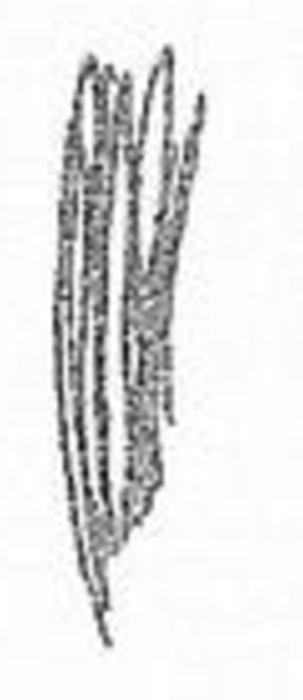
#> input picture sample/1.png, 303 x 700 px
$ python -i _vmi_geom.py   (imports and definitions only)
#> lines starting #> are read from the running program, lines starting #| are printed output that depends on the picture; after the words box and inside, x2 and y2 are one past the last pixel; in counts of white or black regions, pixels touching at a corner belong together
#> further down, picture is the input picture: shape (700, 303, 3); min 16, max 255, mean 227
"""
Toolkit geometri bersama untuk 12 checker VMI (Beery VMI Form 4–18).

Alur umum:
  gambar → biner (tahan bayangan/foto HP) → potong ke area tinta → skala kerja seragam
  → skeleton (Zhang–Suen) → graf goresan (simpul ujung/percabangan + cabang)
  → besaran geometri yang dipakai kriteria manual: arah garis, panjang kaki,
    titik potong, loop/lengkung tertutup, celah, dsb.

Semua ukuran dihitung pada "skala kerja": sisi terpanjang area tinta = WORK piksel,
sehingga ambang batas relatif terhadap ukuran gambar anak (foto bisa berapa pun resolusinya).
"""
import math
import cv2
import numpy as np

WORK = 320          # sisi terpanjang area tinta pada skala kerja (px)
PAD = 0.08          # margin di sekeliling tinta saat dipotong


# =============================================================================
# 1. Pra-pemrosesan
# =============================================================================
# [9 lines left out: function load, not called in this run]


def binarize(bgr):
    """Tinta = 1. Normalisasi pencahayaan dulu agar bayangan foto HP tidak ikut jadi tinta."""
    gray = cv2.cvtColor(bgr, cv2.COLOR_BGR2GRAY)
    h, w = gray.shape
#> h = 700; w = 303
    k = max(15, (min(h, w) // 12) | 1)
#> k = 25
    bg = cv2.morphologyEx(gray, cv2.MORPH_CLOSE, cv2.getStructuringElement(cv2.MORPH_ELLIPSE, (k, k)))
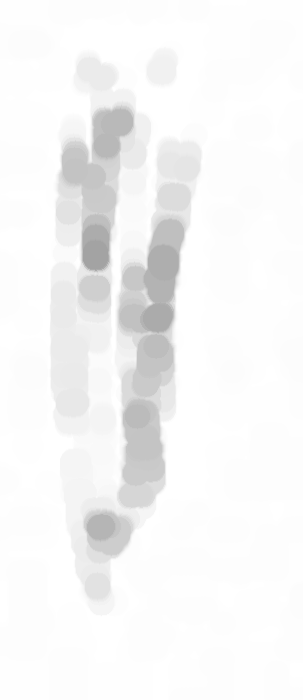
#> bg: shape (700, 303); min 163, max 255, mean 245.7
    norm = cv2.divide(gray, bg, scale=255)
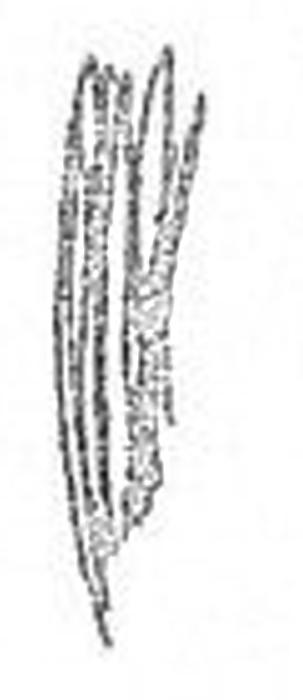
#> norm: shape (700, 303); min 16, max 255, mean 234.1
    norm = cv2.GaussianBlur(norm, (3, 3), 0)
    t, th = cv2.threshold(norm, 0, 255, cv2.THRESH_BINARY_INV + cv2.THRESH_OTSU)
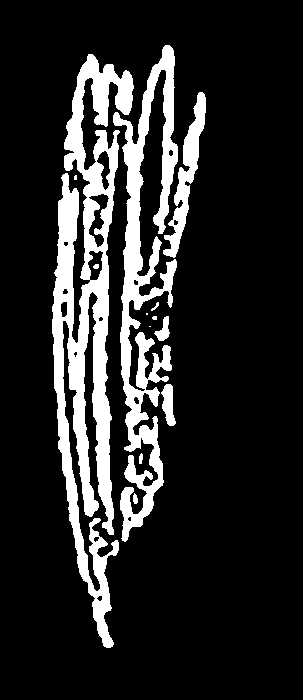
#> th: shape (700, 303); 15.5% white; 13 white regions (4 under 20 px), largest, box (x1, y1, x2, y2) and area: (52, 54, 134, 648) 18777, (113, 45, 178, 542) 11243, (163, 92, 206, 258) 2058
#> t = 197
    # Otsu kadang terlalu longgar di kertas yang sangat bersih → batasi
    if t > 235:
        _, th = cv2.threshold(norm, 200, 255, cv2.THRESH_BINARY_INV)
    th = (th > 0).astype(np.uint8)
    n, lab, st, _ = cv2.connectedComponentsWithStats(th, 8)
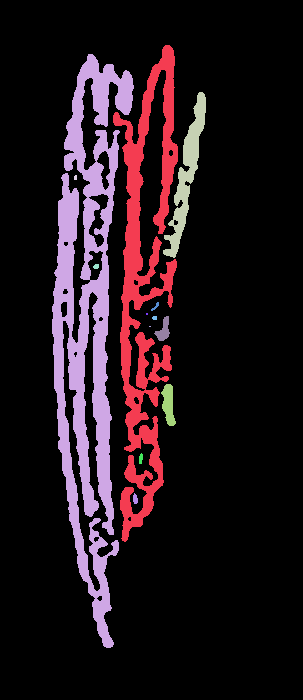
#> lab: shape (700, 303) int32; 14 distinct labels, from 0 to 13; one colour per label, 0 black
#> n = 14; st = 14 rows, first 6: [0, 0, 303, 700, 179264], [113, 45, 65, 497, 11243], [52, 54, 82, 594, 18777], [163, 92, 43, 166, 2058], [74, 175, 3, 5, 14], [93, 264, 6, 5, 25]
    keep = np.ones(n, np.uint8)
    keep[0] = 0
    # buang tepi kertas / bayangan meja: komponen yang menempel di tepi foto dan membentang panjang di situ
    for i in range(1, n):
        x, y, bw, bh = st[i, :4]
        touches = x == 0 or y == 0 or x + bw >= w or y + bh >= h
        if not touches:
            continue
        fill = st[i, cv2.CC_STAT_AREA] / float(max(1, bw * bh))
        if fill > 0.35 and st[i, cv2.CC_STAT_AREA] > 0.01 * h * w:
            keep[i] = 0          # blok gelap padat di tepi (meja, bayangan) — goresan pensil tidak padat
            continue
        if bw >= 0.6 * w or bh >= 0.6 * h:
            ys, xs = np.nonzero(lab == i)
            on_edge = np.mean((xs <= 2) | (ys <= 2) | (xs >= w - 3) | (ys >= h - 3))
            if on_edge > 0.30:
                keep[i] = 0
#> this loop made 13 passes
#> (x, y, bw, bh) on passes 1 to 12: (113, 45, 65, 497), (52, 54, 82, 594), (163, 92, 43, 166), (74, 175, 3, 5), (93, 264, 6, 5), (151, 302, 8, 9), (146, 313, 2, 2), (152, 316, 5, 4), (154, 316, 16, 25), (149, 326, 2, 1), (161, 384, 15, 42), (139, 453, 4, 11)
#> after the loop, keep = [0, 1, 1, 1, 1, 1, 1, 1, 1, 1, 1, 1, 1, 1]
    # buang bintik kecil (tekstur kertas / debu) — relatif terhadap goresan terbesar, bukan luas
    # foto, agar gambar kecil di foto besar tidak kehilangan bagiannya (mis. sayap panah terpisah)
    areas = st[:, cv2.CC_STAT_AREA] * keep
#> areas = [0, 11243, 18777, 2058, 14, 25, 27, 4, 18, 202, 2, 389, 35, 42]
    big = areas.max() if n > 1 else 0
#> big = 18777
    keep &= (areas >= max(10, int(0.012 * big))).astype(np.uint8)
#> keep = [0, 1, 1, 1, 0, 0, 0, 0, 0, 0, 0, 1, 0, 0]
    return keep[lab]
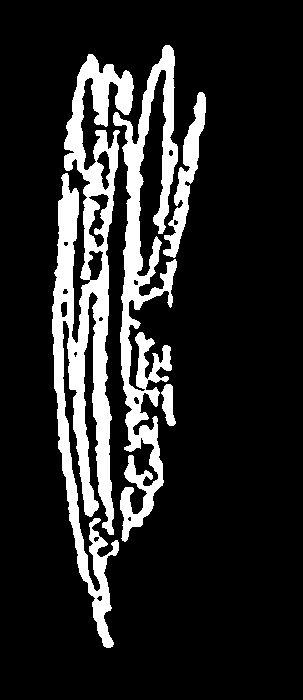
#> returned value: shape (700, 303); values 0 (black) and 1 (white), 15.3% white; 4 white regions, box (x1, y1, x2, y2) and area: (52, 54, 134, 648) 18777, (113, 45, 178, 542) 11243, (163, 92, 206, 258) 2058, (161, 384, 176, 426) 389


class Drawing:
    """Gambar anak pada skala kerja + skeleton + graf goresan."""

    # [25 lines left out: function __init__, not called in this run]

    # konversi koordinat kerja (x, y) → koordinat gambar penuh (untuk visualisasi)
    def P(self, p):
        return (int(round(p[0] / self.s + self.ox)), int(round(p[1] / self.s + self.oy)))

    # [4 lines left out: function polyline, not called in this run]

    def dot(self, img, p, color, r=7):
        cv2.circle(img, self.P(p), r, color, -1, cv2.LINE_AA)


# [54 lines left out: functions stroke_width, skeletonize, _m_connect, not called in this run]


_K8 = np.array([[1, 1, 1], [1, 0, 1], [1, 1, 1]], np.float32)
_NB = [(-1, -1), (-1, 0), (-1, 1), (0, -1), (0, 1), (1, -1), (1, 0), (1, 1)]


def _neigh_count(sk):
    return cv2.filter2D(sk.astype(np.float32), -1, _K8, borderType=cv2.BORDER_CONSTANT).astype(np.int32) * (sk > 0)


# [8 lines left out: function _crossing_number, not called in this run]


# =============================================================================
# 3. Graf goresan
# =============================================================================
class Branch:
    __slots__ = ("pts", "a", "b", "length")

    # [4 lines left out: function __init__, not called in this run]

    def other(self, node):
        return self.b if self.a == node else self.a

    def from_node(self, node):
        """titik cabang berurutan mulai dari simpul `node`"""
        return self.pts if self.a == node else self.pts[::-1]


class Graph:
    """Simpul: 'E' ujung goresan, 'J' percabangan. Cabang menghubungkan dua simpul."""

    # [84 lines left out: functions __init__, _build, _attach, not called in this run]

    # --- utilitas ---
    def degree(self, n):
        return sum((br.a == n) + (br.b == n) for br in self.branches)

    def total_length(self):
        return sum(br.length for br in self.branches)


# [77 lines left out: functions _walk, path_length, angle_deg, ang_diff, fit_angle, local_dirs and 1 more, not called in this run]


def chord(pts):
    return math.hypot(pts[-1][0] - pts[0][0], pts[-1][1] - pts[0][1])


# [17 lines left out: functions straightness, line_intersection, not called in this run]


def unit(v):
    n = math.hypot(v[0], v[1])
    return (v[0] / n, v[1] / n) if n else (0.0, 0.0)


def dist(p, q):
    return math.hypot(p[0] - q[0], p[1] - q[1])


# [28 lines left out: functions direction_from, turns, not called in this run]


# =============================================================================
# 5. Struktur "silang": simpul pusat + kaki-kaki
# =============================================================================
class Leg:
    """Kaki = jalur dari pusat silang ke ujung terjauh (menelusuri cabang yang searah)."""

    # [4 lines left out: function __init__, not called in this run]

    def dir(self, frac=0.6):
        return direction_from(self.pts, max(4.0, self.length * frac))

    def angle(self):
        return fit_angle(self.pts)


# [122 lines left out: functions merged_center, legs_from, pair_legs, line_of, loops, not called in this run]


# =============================================================================
# 7. Laporan kriteria
# =============================================================================
def criterion(cid, ok, detail=""):
    return {"id": cid, "ok": bool(ok), "detail": detail}


# [20 lines left out: functions finish, error_result, not called in this run]


# =============================================================================
# 8. Goresan ("stroke"): cabang-cabang yang disambung lurus melewati percabangan
# =============================================================================
class Stroke:
    # [5 lines left out: function __init__, not called in this run]

    def dir(self):
        return unit((self.b[0] - self.a[0], self.b[1] - self.a[1]))


# [131 lines left out: functions strokes, seg_intersection, poly_intersection, split_at, not called in this run]


def point_to_poly(p, pts):
    return min(dist(p, q) for q in pts) if pts else 1e9


# [10 lines left out: function draw_dirs, not called in this run]


# =============================================================================
# 9. Analisis bentuk silang (dipakai Form 10, 14, 17, 18)
# =============================================================================
GREEN, RED, BLUE, ORANGE, PURPLE = (40, 170, 40), (40, 40, 225), (220, 120, 30), (0, 140, 255), (190, 60, 190)


# [44 lines left out: functions _inter_all, cross_lines, not called in this run]


def legs_at(line, p):
    a, b = split_at(line.pts, p)
    return [Leg(a), Leg(b)]


# =============================================================================
# 10. Poligon (persegi / segitiga): sudut-sudut & sisi pada lengkung tertutup
# =============================================================================
# [256 lines left out: functions main_loop, polygon, side_bulge, side_straight, total_turning, clear_sides and 8 more, not called in this run]


def touching(maskA, maskB, gap):
    k = max(3, int(gap)) | 1
    return bool((cv2.dilate(maskA, np.ones((k, k), np.uint8)) & maskB).any())


def interior_angles(V):
    """Sudut dalam (derajat) di tiap titik sudut poligon cembung."""
    return [180.0 - t for t in corner_turns(V)]


# [75 lines left out: functions ransac_circles, ransac_lines, skel_points, not called in this run]

>>> import cv2
>>> picture = cv2.imread('../../sample/1.png')
>>> result = binarize(picture)

$ run again, on sample/10.png
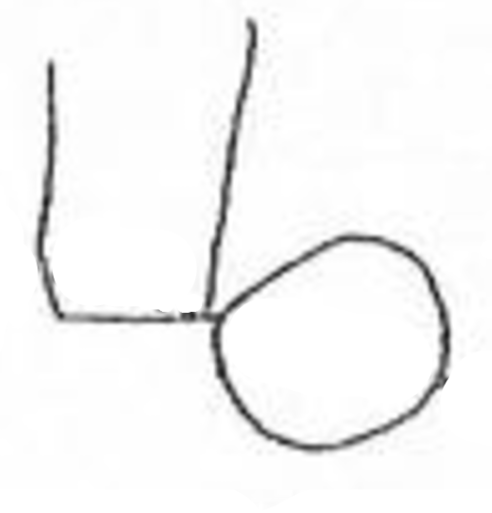
#> input picture sample/10.png, 492 x 513 px
#> picture is the input picture: shape (513, 492, 3); min 26, max 255, mean 245.6
#> in binarize, `t, th = cv2.threshold(norm, 0, 255, cv2.THRESH_BINARY_INV + cv2.THRESH..`:
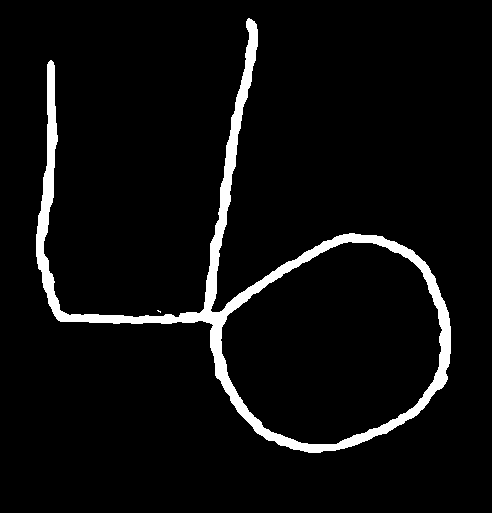
#> th: shape (513, 492); 5.2% white; 2 white regions (1 under 20 px), largest, box (x1, y1, x2, y2) and area: (36, 18, 451, 453) 13101
#> t = 187
#> in binarize, `n, lab, st, _ = cv2.connectedComponentsWithStats(th, 8)`:
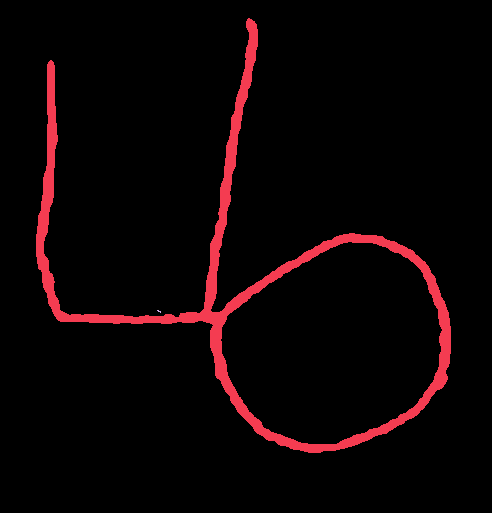
#> lab: shape (513, 492) int32; 3 distinct labels, from 0 to 2; one colour per label, 0 black
#> n = 3; st = [[0, 0, 492, 513, 239289], [36, 18, 415, 435, 13101], [157, 310, 4, 3, 6]]
#> the loop in binarize, `for i in range(1, n):` made 2 passes
#> (x, y, bw, bh, touches) on passes 1 to 2: (36, 18, 415, 435, False), (157, 310, 4, 3, False)
#> after the loop in binarize, `for i in range(1, n):`: keep = [0, 1, 1]
#> areas = [0, 13101, 6]
#> big = 13101
#> in binarize, `keep &= (areas >= max(10, int(0.012 * big))).astype(np.uint8)`: keep = [0, 1, 0]

$ run again, on sample/11.png
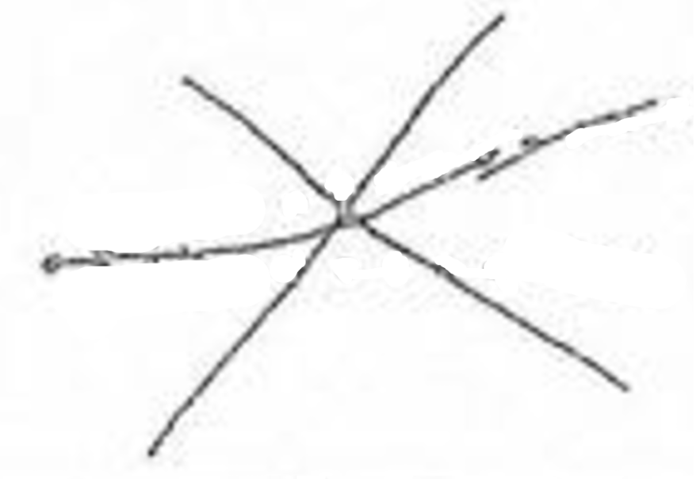
#> input picture sample/11.png, 700 x 479 px
#> picture is the input picture: shape (479, 700, 3); min 34, max 255, mean 247.1
#> in binarize, `t, th = cv2.threshold(norm, 0, 255, cv2.THRESH_BINARY_INV + cv2.THRESH..`:
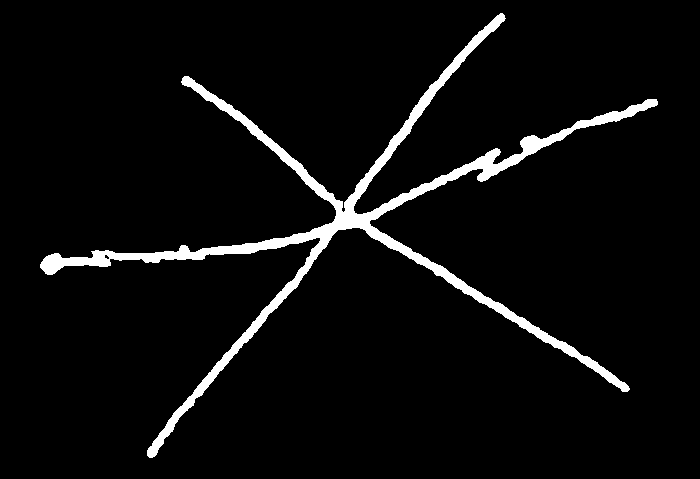
#> th: shape (479, 700); 4.7% white; 1 white region, box (x1, y1, x2, y2) and area: (40, 13, 658, 458) 15676
#> t = 196
#> n = 2; st = [[0, 0, 700, 479, 319624], [40, 13, 618, 445, 15676]]
#> the loop in binarize, `for i in range(1, n):` made 1 pass
#> (x, y, bw, bh, touches) on pass 1: (40, 13, 618, 445, False)
#> after the loop in binarize, `for i in range(1, n):`: keep = [0, 1]
#> areas = [0, 15676]
#> big = 15676

$ run again, on sample/12.png
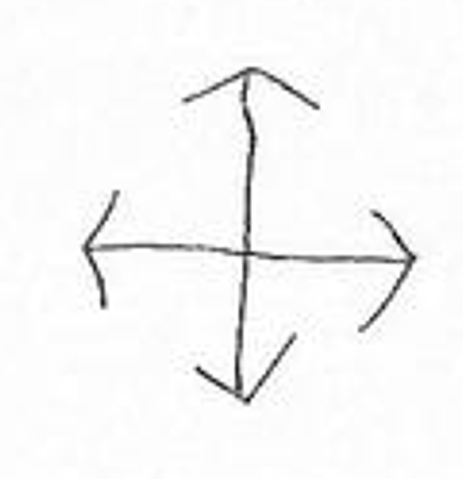
#> input picture sample/12.png, 463 x 479 px
#> picture is the input picture: shape (479, 463, 3); min 0, max 255, mean 247.2
#> in binarize, `t, th = cv2.threshold(norm, 0, 255, cv2.THRESH_BINARY_INV + cv2.THRESH..`:
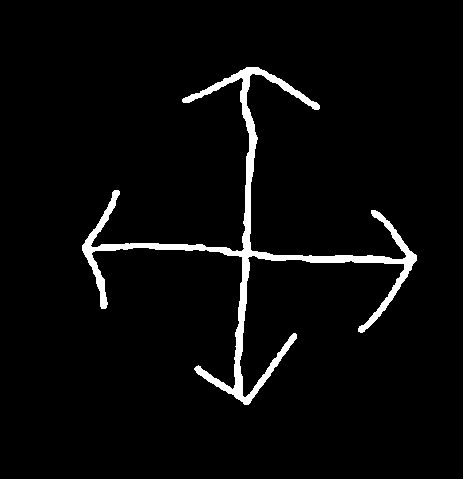
#> th: shape (479, 463); 3.6% white; 1 white region, box (x1, y1, x2, y2) and area: (82, 67, 417, 405) 8041
#> t = 189
#> n = 2; st = [[0, 0, 463, 479, 213736], [82, 67, 335, 338, 8041]]
#> the loop in binarize, `for i in range(1, n):` made 1 pass
#> (x, y, bw, bh, touches) on pass 1: (82, 67, 335, 338, False)
#> after the loop in binarize, `for i in range(1, n):`: keep = [0, 1]
#> areas = [0, 8041]
#> big = 8041
